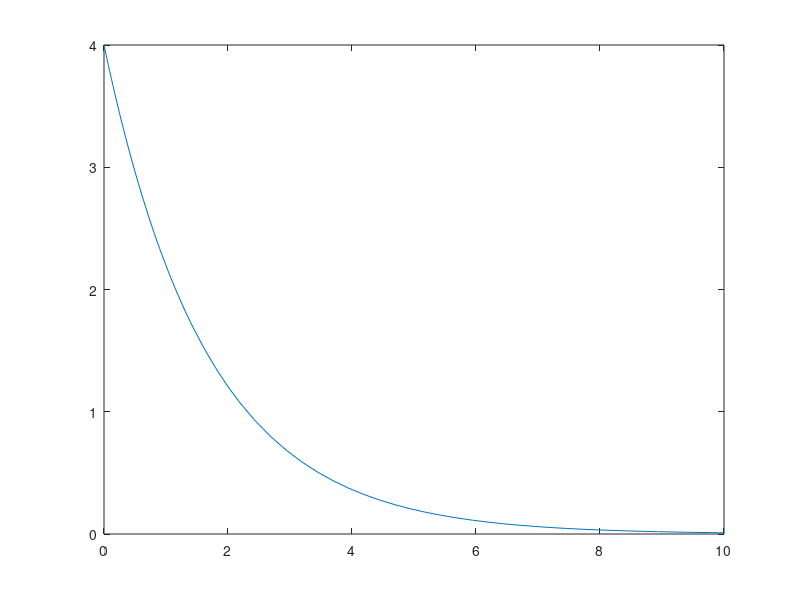

Recreate this plot in MATLAB. (Note: this script raises an error after producing the figure.)
%NUMERICAL & ANALYTICAL SOLUTIONS OF ODES

%% 1
tspan = [0 10];
x0 = 4;
k = 3/5;
[t,x] = ode45(@(t,x) -k*x, tspan, x0);
plot(t,x)

%% 2
y = dsolve('Dy = -k*y');
k = 3/5;
C2 = 4;
subs(y);
y1 = eval(y);
plot(t,y1)

err = immse(x,y1)

%% 3
SOL = ode45(@(t,x) -k*x, tspan, x0);
steps = SOL.x;
for i = 1:11
    stepsize(i) = steps(i+1) - steps(i);
end

stepsize(12) = 0;
plot(steps, stepsize)


